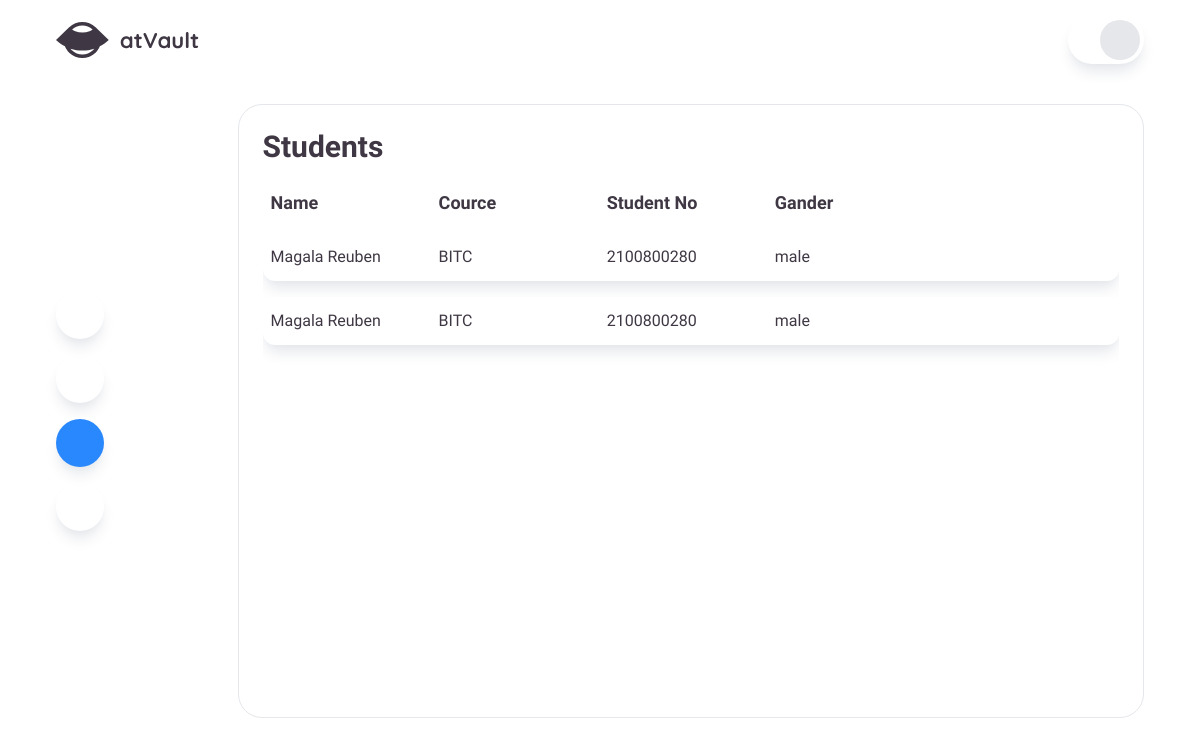
Before: /students with the older database file.
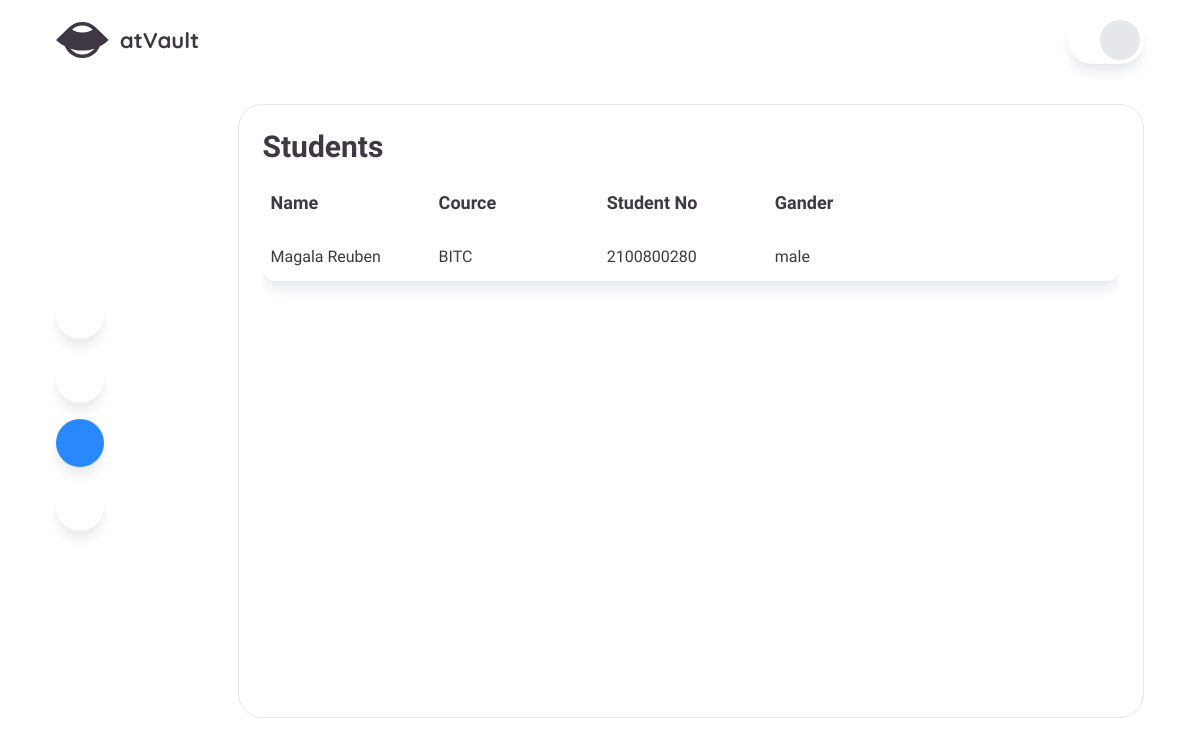
After: the same page with the newer database file.
### home/models.py (models this page shows, shortened)
class Student(models.Model):
    student_no = models.CharField(max_length=100)
    name = models.CharField(max_length=100)
    course = models.CharField(max_length=100)
    gender = models.CharField(max_length=100)
    date_added = models.DateTimeField(auto_now_add=True)
    date_modified = models.DateTimeField(auto_now=True)

### home/views.py (the view)
# urls.py: path('students', students, name='students'),
def students(request):
    students = Student.objects.all()
    user = request.user
    return render(request, 'pages/students.html', {'students': students, 'user': user})

### theme/templates/pages/students.html (shortened to what this page needs)
{% load static %}
{% load static tailwind_tags %}
<!DOCTYPE html>
<html lang="en">
<head>
    <link href="/static/css/dist/output.css" rel="stylesheet">
</head>
<body>
    <div class="w-full py-4 h-dvh px-14">
        <div class="flex items-center justify-between w-full">
            <div class="">
                <img src="{% static '/assets/atvault.svg' %}" alt="" class="w-36">
            </div>
            <div class="flex items-center justify-center px-1 py-1 rounded-full shadow-lg shadow-gray-200">
                <div class="flex items-center gap-2">
                    <button title="Log out" class="flex items-center justify-center w-10 h-10 bg-gray-200 rounded-full text-lg hover:bg-red-200 hover:text-red-500"></button>
                </div>
            </div>
        </div>
        <div class="flex items-center gap-10 mt-10 h-4/5">
            <div class="flex flex-col gap-4">
                <span class="flex items-center gap-3 group"><a href="home"><button type="button" class="flex items-center justify-center text-lg w-12 h-12 rounded-full shadow-lg shadow-gray-200 hover:bg-myBlue hover:text-white"></button></a><p class="text-white group-hover:text-myBlack sele">Capture</p></span>
                <span class="flex items-center gap-3 group"><a href="attendance"><button type="button" class="flex items-center justify-center text-lg w-12 h-12 rounded-full shadow-lg shadow-gray-200 hover:bg-myBlue hover:text-white"></button></a><p class="text-white group-hover:text-myBlack sele">Attendance</p></span>
                <span class="flex items-center gap-3 group"><a href="students"><button type="button" class="flex items-center justify-center text-lg w-12 h-12 text-white rounded-full shadow-lg shadow-gray-200 bg-myBlue"></button></a><p class="text-white group-hover:text-myBlack sele">Students</p></span>
                <span class="flex items-center gap-3 group"><a href="add_student"><button type="button" class="flex items-center justify-center text-lg w-12 h-12 rounded-full shadow-lg shadow-gray-200 hover:bg-myBlue hover:text-white"></button></a><p class="text-white group-hover:text-myBlack sele">Add</p></span>
            </div>
            <div class="w-full h-full p-6 border border-gray-200 rounded-3xl">
                <div class="mb-6">
                    <h1 class="text-3xl font-bold">Students</h1>
                </div>
                <div class="w-full h-full">
                    <div class="grid w-full grid-cols-5 px-2 mb-4 text-lg  font-bold">
                        <span><h1>Name</h1></span>
                        <span><h1>Cource</h1></span>
                        <span><h1>Student No</h1></span>
                        <span><h1>Gander</h1></span>
                    </div>
                    <div class="overflow-y-scroll h-4/5">
                        {% for student in students %}
                        <div class="grid w-full grid-cols-5 px-2 py-3 mb-4 bg-white shadow-lg shadow-gray-200 rounded-xl">
                            <span class="capitalize">{{student.name}}</span>
                            <span>{{student.course}}</span>
                            <span>{{student.student_no}}</span>
                            <span>{{student.gender}}</span>
                        </div>
                        {% endfor %}
                    </div>
                </div>
            </div>
        </div>
    </div>
</body>
</html>

Changed rows visible on the page:
removed Student: name "Magala Reuben", course "BITC", student_no "2100800280", gender "male"
